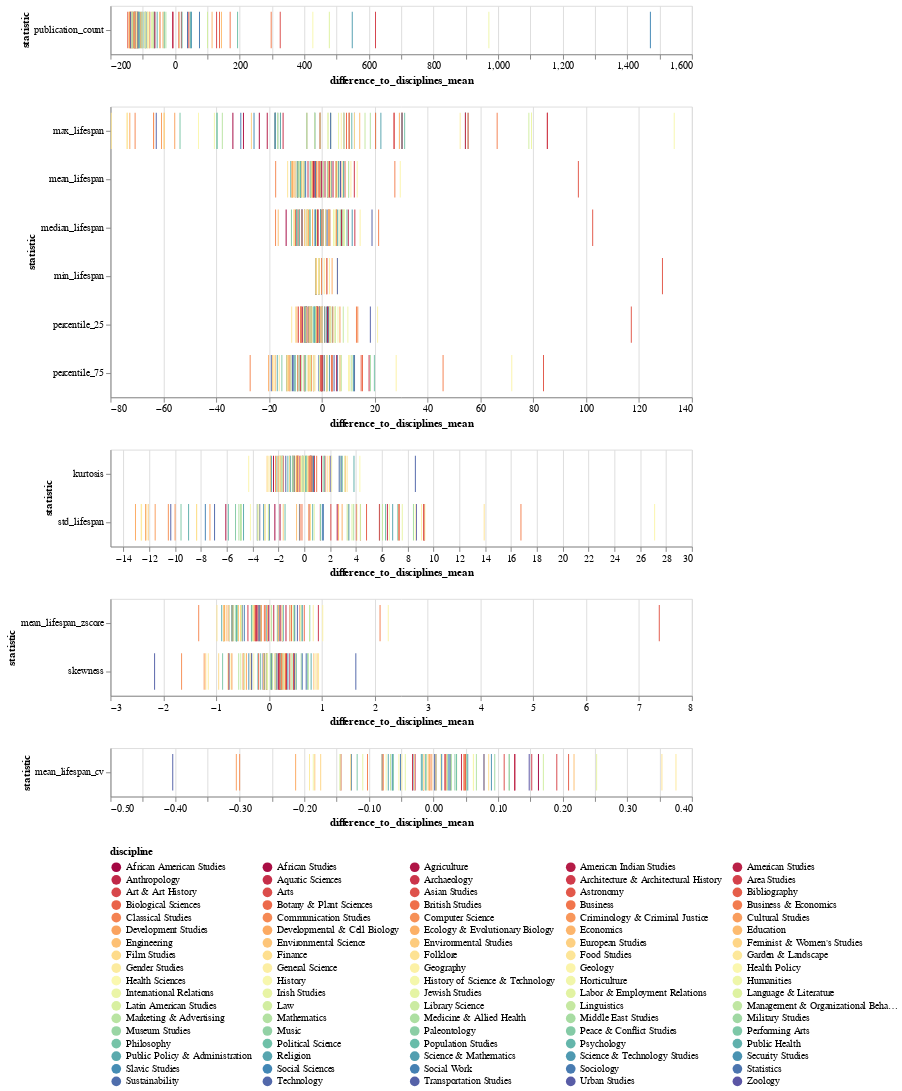

Write notebook code for a chart like this one.
### Code cell
diff_title_strip_plot = create_statistic_striplot(melted_title_comparison, title_grouped_columns, 'difference_to_disciplines_mean', 'discipline')
diff_title_strip_plot

### Figure 1 — Vega-Lite specification as saved in the notebook (floating-point values rounded to 4 significant figures; data arrays with more than 128 entries replaced by an {"elided": "..."} marker saying what was removed)
{"$schema": "https://vega.github.io/schema/vega-lite/v5.6.1.json", "config": {"legend": {"columns": 5, "orient": "bottom", "symbolLimit": 1000}, "view": {"continuousHeight": 300, "continuousWidth": 300}}, "datasets": {"data-086297799382b1c729fcf855a9bb0a83": [{"difference_to_disciplines_mean": 0.3754, "discipline": "Garden & Landscape", "statistic": "mean_lifespan_cv"}, {"difference_to_disciplines_mean": 0.3536, "discipline": "Folklore", "statistic": "mean_lifespan_cv"}, {"difference_to_disciplines_mean": 0.2526, "discipline": "Irish Studies", "statistic": "mean_lifespan_cv"}, {"difference_to_disciplines_mean": 0.2176, "discipline": "Engineering", "statistic": "mean_lifespan_cv"}, {"difference_to_disciplines_mean": 0.2092, "discipline": "Bibliography", "statistic": "mean_lifespan_cv"}, {"difference_to_disciplines_mean": 0.1909, "discipline": "Art & Art History", "statistic": "mean_lifespan_cv"}, {"difference_to_disciplines_mean": 0.1701, "discipline": "Law", "statistic": "mean_lifespan_cv"}, {"difference_to_disciplines_mean": 0.1625, "discipline": "African American Studies", "statistic": "mean_lifespan_cv"}, {"difference_to_disciplines_mean": 0.1521, "discipline": "Architecture & Architectural History", "statistic": "mean_lifespan_cv"}, {"difference_to_disciplines_mean": 0.1482, "discipline": "Zoology", "statistic": "mean_lifespan_cv"}, {"difference_to_disciplines_mean": 0.1261, "discipline": "American Studies", "statistic": "mean_lifespan_cv"}, {"difference_to_disciplines_mean": 0.1256, "discipline": "Anthropology", "statistic": "mean_lifespan_cv"}, {"difference_to_disciplines_mean": 0.1173, "discipline": "Library Science", "statistic": "mean_lifespan_cv"}, {"difference_to_disciplines_mean": 0.1172, "discipline": "Peace & Conflict Studies", "statistic": "mean_lifespan_cv"}, {"difference_to_disciplines_mean": 0.1095, "discipline": "Arts", "statistic": "mean_lifespan_cv"}, {"difference_to_disciplines_mean": 0.09487, "discipline": "Military Studies", "statistic": "mean_lifespan_cv"}, {"difference_to_disciplines_mean": 0.08967, "discipline": "Security Studies", "statistic": "mean_lifespan_cv"}, {"difference_to_disciplines_mean": 0.0855, "discipline": "Finance", "statistic": "mean_lifespan_cv"}, {"difference_to_disciplines_mean": 0.07834, "discipline": "Environmental Science", "statistic": "mean_lifespan_cv"}, {"difference_to_disciplines_mean": 0.07817, "discipline": "Urban Studies", "statistic": "mean_lifespan_cv"}, {"difference_to_disciplines_mean": 0.0664, "discipline": "Mathematics", "statistic": "mean_lifespan_cv"}, {"difference_to_disciplines_mean": 0.06211, "discipline": "International Relations", "statistic": "mean_lifespan_cv"}, {"difference_to_disciplines_mean": 0.06172, "discipline": "History", "statistic": "mean_lifespan_cv"}, {"difference_to_disciplines_mean": 0.05307, "discipline": "Science & Mathematics", "statistic": "mean_lifespan_cv"}, {"difference_to_disciplines_mean": 0.0514, "discipline": "Museum Studies", "statistic": "mean_lifespan_cv"}, {"difference_to_disciplines_mean": 0.04962, "discipline": "Biological Sciences", "statistic": "mean_lifespan_cv"}, {"difference_to_disciplines_mean": 0.04784, "discipline": "Communication Studies", "statistic": "mean_lifespan_cv"}, {"difference_to_disciplines_mean": 0.04714, "discipline": "British Studies", "statistic": "mean_lifespan_cv"}, {"difference_to_disciplines_mean": 0.04335, "discipline": "Aquatic Sciences", "statistic": "mean_lifespan_cv"}, {"difference_to_disciplines_mean": 0.03595, "discipline": "Geology", "statistic": "mean_lifespan_cv"}, {"difference_to_disciplines_mean": 0.03572, "discipline": "Political Science", "statistic": "mean_lifespan_cv"}, {"difference_to_disciplines_mean": 0.03323, "discipline": "Paleontology", "statistic": "mean_lifespan_cv"}, {"difference_to_disciplines_mean": 0.02776, "discipline": "Medicine & Allied Health", "statistic": "mean_lifespan_cv"}, {"difference_to_disciplines_mean": 0.0266, "discipline": "Language & Literature", "statistic": "mean_lifespan_cv"}, {"difference_to_disciplines_mean": 0.02572, "discipline": "Sustainability", "statistic": "mean_lifespan_cv"}, {"difference_to_disciplines_mean": 0.02383, "discipline": "Social Sciences", "statistic": "mean_lifespan_cv"}, {"difference_to_disciplines_mean": 0.02158, "discipline": "Middle East Studies", "statistic": "mean_lifespan_cv"}, {"difference_to_disciplines_mean": 0.02017, "discipline": "Humanities", "statistic": "mean_lifespan_cv"}, {"difference_to_disciplines_mean": 0.019, "discipline": "Area Studies", "statistic": "mean_lifespan_cv"}, {"difference_to_disciplines_mean": 0.0175, "discipline": "Asian Studies", "statistic": "mean_lifespan_cv"}, {"difference_to_disciplines_mean": 0.01272, "discipline": "Slavic Studies", "statistic": "mean_lifespan_cv"}, {"difference_to_disciplines_mean": 0.01077, "discipline": "Health Sciences", "statistic": "mean_lifespan_cv"}, {"difference_to_disciplines_mean": 0.003919, "discipline": "Psychology", "statistic": "mean_lifespan_cv"}, {"difference_to_disciplines_mean": 0.003799, "discipline": "Ecology & Evolutionary Biology", "statistic": "mean_lifespan_cv"}, {"difference_to_disciplines_mean": 0.001848, "discipline": "Technology", "statistic": "mean_lifespan_cv"}, {"difference_to_disciplines_mean": -0.002578, "discipline": "Development Studies", "statistic": "mean_lifespan_cv"}, {"difference_to_disciplines_mean": -0.005443, "discipline": "Business", "statistic": "mean_lifespan_cv"}, {"difference_to_disciplines_mean": -0.005952, "discipline": "Economics", "statistic": "mean_lifespan_cv"}, {"difference_to_disciplines_mean": -0.008158, "discipline": "Education", "statistic": "mean_lifespan_cv"}, {"difference_to_disciplines_mean": -0.01116, "discipline": "Management & Organizational Behavior", "statistic": "mean_lifespan_cv"}, {"difference_to_disciplines_mean": -0.01198, "discipline": "Population Studies", "statistic": "mean_lifespan_cv"}, {"difference_to_disciplines_mean": -0.01504, "discipline": "Business & Economics", "statistic": "mean_lifespan_cv"}, {"difference_to_disciplines_mean": -0.01536, "discipline": "Botany & Plant Sciences", "statistic": "mean_lifespan_cv"}, {"difference_to_disciplines_mean": -0.01538, "discipline": "General Science", "statistic": "mean_lifespan_cv"}, {"difference_to_disciplines_mean": -0.0175, "discipline": "Religion", "statistic": "mean_lifespan_cv"}, {"difference_to_disciplines_mean": -0.01883, "discipline": "Public Health", "statistic": "mean_lifespan_cv"}, {"difference_to_disciplines_mean": -0.02855, "discipline": "American Indian Studies", "statistic": "mean_lifespan_cv"}, {"difference_to_disciplines_mean": -0.02954, "discipline": "European Studies", "statistic": "mean_lifespan_cv"}, {"difference_to_disciplines_mean": -0.03174, "discipline": "Statistics", "statistic": "mean_lifespan_cv"}, {"difference_to_disciplines_mean": -0.03244, "discipline": "Archaeology", "statistic": "mean_lifespan_cv"}, {"difference_to_disciplines_mean": -0.04365, "discipline": "Labor & Employment Relations", "statistic": "mean_lifespan_cv"}, {"difference_to_disciplines_mean": -0.04886, "discipline": "Geography", "statistic": "mean_lifespan_cv"}, {"difference_to_disciplines_mean": -0.05116, "discipline": "Sociology", "statistic": "mean_lifespan_cv"}, {"difference_to_disciplines_mean": -0.05367, "discipline": "Health Policy", "statistic": "mean_lifespan_cv"}, {"difference_to_disciplines_mean": -0.06216, "discipline": "Philosophy", "statistic": "mean_lifespan_cv"}, {"difference_to_disciplines_mean": -0.06312, "discipline": "Music", "statistic": "mean_lifespan_cv"}, {"difference_to_disciplines_mean": -0.06385, "discipline": "Science & Technology Studies", "statistic": "mean_lifespan_cv"}, {"difference_to_disciplines_mean": -0.06652, "discipline": "Linguistics", "statistic": "mean_lifespan_cv"}, {"difference_to_disciplines_mean": -0.06995, "discipline": "Public Policy & Administration", "statistic": "mean_lifespan_cv"}, {"difference_to_disciplines_mean": -0.07324, "discipline": "History of Science & Technology", "statistic": "mean_lifespan_cv"}, {"difference_to_disciplines_mean": -0.07761, "discipline": "Criminology & Criminal Justice", "statistic": "mean_lifespan_cv"}, {"difference_to_disciplines_mean": -0.07941, "discipline": "African Studies", "statistic": "mean_lifespan_cv"}, {"difference_to_disciplines_mean": -0.07976, "discipline": "Marketing & Advertising", "statistic": "mean_lifespan_cv"}, {"difference_to_disciplines_mean": -0.1021, "discipline": "Classical Studies", "statistic": "mean_lifespan_cv"}, {"difference_to_disciplines_mean": -0.1094, "discipline": "Jewish Studies", "statistic": "mean_lifespan_cv"}, {"difference_to_disciplines_mean": -0.1181, "discipline": "Performing Arts", "statistic": "mean_lifespan_cv"}, {"difference_to_disciplines_mean": -0.127, "discipline": "Social Work", "statistic": "mean_lifespan_cv"}, {"difference_to_disciplines_mean": -0.1281, "discipline": "Film Studies", "statistic": "mean_lifespan_cv"}, {"difference_to_disciplines_mean": -0.1433, "discipline": "Agriculture", "statistic": "mean_lifespan_cv"}, {"difference_to_disciplines_mean": -0.1433, "discipline": "Food Studies", "statistic": "mean_lifespan_cv"}, {"difference_to_disciplines_mean": -0.1449, "discipline": "Latin American Studies", "statistic": "mean_lifespan_cv"}, {"difference_to_disciplines_mean": -0.1746, "discipline": "Feminist & Women's Studies", "statistic": "mean_lifespan_cv"}, {"difference_to_disciplines_mean": -0.1837, "discipline": "Environmental Studies", "statistic": "mean_lifespan_cv"}, {"difference_to_disciplines_mean": -0.1861, "discipline": "Horticulture", "statistic": "mean_lifespan_cv"}, {"difference_to_disciplines_mean": -0.1919, "discipline": "Gender Studies", "statistic": "mean_lifespan_cv"}, {"difference_to_disciplines_mean": -0.2133, "discipline": "Developmental & Cell Biology", "statistic": "mean_lifespan_cv"}, {"difference_to_disciplines_mean": -0.3, "discipline": "Computer Science", "statistic": "mean_lifespan_cv"}, {"difference_to_disciplines_mean": -0.3052, "discipline": "Cultural Studies", "statistic": "mean_lifespan_cv"}, {"difference_to_disciplines_mean": -0.4036, "discipline": "Transportation Studies", "statistic": "mean_lifespan_cv"}, {"difference_to_disciplines_mean": null, "discipline": "Astronomy", "statistic": "mean_lifespan_cv"}], "data-af35b7b57357ce3f35cc49e2962c1e39": {"elided": "180 records"}, "data-b30c2a6900d58a89e59fad48e0de8858": {"elided": "180 records"}, "data-bd32becd3a63320416138475c5ce8929": {"elided": "540 records"}, "data-c829feb2112388194044ff5398d0887c": [{"difference_to_disciplines_mean": -136.4, "discipline": "Garden & Landscape", "statistic": "publication_count"}, {"difference_to_disciplines_mean": -116.4, "discipline": "Folklore", "statistic": "publication_count"}, {"difference_to_disciplines_mean": -83.43, "discipline": "Irish Studies", "statistic": "publication_count"}, {"difference_to_disciplines_mean": -124.4, "discipline": "Engineering", "statistic": "publication_count"}, {"difference_to_disciplines_mean": -114.4, "discipline": "Bibliography", "statistic": "publication_count"}, {"difference_to_disciplines_mean": 128.6, "discipline": "Art & Art History", "statistic": "publication_count"}, {"difference_to_disciplines_mean": 100.6, "discipline": "Law", "statistic": "publication_count"}, {"difference_to_disciplines_mean": -116.4, "discipline": "African American Studies", "statistic": "publication_count"}, {"difference_to_disciplines_mean": -78.43, "discipline": "Architecture & Architectural History", "statistic": "publication_count"}, {"difference_to_disciplines_mean": -64.43, "discipline": "Zoology", "statistic": "publication_count"}, {"difference_to_disciplines_mean": -7.433, "discipline": "American Studies", "statistic": "publication_count"}, {"difference_to_disciplines_mean": -6.433, "discipline": "Anthropology", "statistic": "publication_count"}, {"difference_to_disciplines_mean": -120.4, "discipline": "Library Science", "statistic": "publication_count"}, {"difference_to_disciplines_mean": -33.43, "discipline": "Peace & Conflict Studies", "statistic": "publication_count"}, {"difference_to_disciplines_mean": 325.6, "discipline": "Arts", "statistic": "publication_count"}, {"difference_to_disciplines_mean": -109.4, "discipline": "Military Studies", "statistic": "publication_count"}, {"difference_to_disciplines_mean": 50.57, "discipline": "Security Studies", "statistic": "publication_count"}, {"difference_to_disciplines_mean": -92.43, "discipline": "Finance", "statistic": "publication_count"}, {"difference_to_disciplines_mean": -85.43, "discipline": "Environmental Science", "statistic": "publication_count"}, {"difference_to_disciplines_mean": -123.4, "discipline": "Urban Studies", "statistic": "publication_count"}, {"difference_to_disciplines_mean": -28.43, "discipline": "Mathematics", "statistic": "publication_count"}, {"difference_to_disciplines_mean": 13.57, "discipline": "International Relations", "statistic": "publication_count"}, {"difference_to_disciplines_mean": 426.6, "discipline": "History", "statistic": "publication_count"}, {"difference_to_disciplines_mean": 548.6, "discipline": "Science & Mathematics", "statistic": "publication_count"}, {"difference_to_disciplines_mean": -129.4, "discipline": "Museum Studies", "statistic": "publication_count"}, {"difference_to_disciplines_mean": 137.6, "discipline": "Biological Sciences", "statistic": "publication_count"}, {"difference_to_disciplines_mean": -134.4, "discipline": "Communication Studies", "statistic": "publication_count"}, {"difference_to_disciplines_mean": -131.4, "discipline": "British Studies", "statistic": "publication_count"}, {"difference_to_disciplines_mean": -121.4, "discipline": "Aquatic Sciences", "statistic": "publication_count"}, {"difference_to_disciplines_mean": -142.4, "discipline": "Geology", "statistic": "publication_count"}, {"difference_to_disciplines_mean": 193.6, "discipline": "Political Science", "statistic": "publication_count"}, {"difference_to_disciplines_mean": -133.4, "discipline": "Paleontology", "statistic": "publication_count"}, {"difference_to_disciplines_mean": 46.57, "discipline": "Medicine & Allied Health", "statistic": "publication_count"}, {"difference_to_disciplines_mean": 477.6, "discipline": "Language & Literature", "statistic": "publication_count"}, {"difference_to_disciplines_mean": 38.57, "discipline": "Sustainability", "statistic": "publication_count"}, {"difference_to_disciplines_mean": 1472.0, "discipline": "Social Sciences", "statistic": "publication_count"}, {"difference_to_disciplines_mean": -64.43, "discipline": "Middle East Studies", "statistic": "publication_count"}, {"difference_to_disciplines_mean": 971.6, "discipline": "Humanities", "statistic": "publication_count"}, {"difference_to_disciplines_mean": 620.6, "discipline": "Area Studies", "statistic": "publication_count"}, {"difference_to_disciplines_mean": 42.57, "discipline": "Asian Studies", "statistic": "publication_count"}, {"difference_to_disciplines_mean": -114.4, "discipline": "Slavic Studies", "statistic": "publication_count"}, {"difference_to_disciplines_mean": -48.43, "discipline": "Health Sciences", "statistic": "publication_count"}, {"difference_to_disciplines_mean": -99.43, "discipline": "Psychology", "statistic": "publication_count"}, {"difference_to_disciplines_mean": -37.43, "discipline": "Ecology & Evolutionary Biology", "statistic": "publication_count"}, {"difference_to_disciplines_mean": -123.4, "discipline": "Technology", "statistic": "publication_count"}, {"difference_to_disciplines_mean": -107.4, "discipline": "Development Studies", "statistic": "publication_count"}, {"difference_to_disciplines_mean": 170.6, "discipline": "Business", "statistic": "publication_count"}, {"difference_to_disciplines_mean": 114.6, "discipline": "Economics", "statistic": "publication_count"}, {"difference_to_disciplines_mean": 143.6, "discipline": "Education", "statistic": "publication_count"}, {"difference_to_disciplines_mean": -87.43, "discipline": "Management & Organizational Behavior", "statistic": "publication_count"}, {"difference_to_disciplines_mean": -103.4, "discipline": "Population Studies", "statistic": "publication_count"}, {"difference_to_disciplines_mean": 297.6, "discipline": "Business & Economics", "statistic": "publication_count"}, {"difference_to_disciplines_mean": 11.57, "discipline": "Botany & Plant Sciences", "statistic": "publication_count"}, {"difference_to_disciplines_mean": -80.43, "discipline": "General Science", "statistic": "publication_count"}, {"difference_to_disciplines_mean": 48.57, "discipline": "Religion", "statistic": "publication_count"}, {"difference_to_disciplines_mean": -55.43, "discipline": "Public Health", "statistic": "publication_count"}, {"difference_to_disciplines_mean": -137.4, "discipline": "American Indian Studies", "statistic": "publication_count"}, {"difference_to_disciplines_mean": -124.4, "discipline": "European Studies", "statistic": "publication_count"}, {"difference_to_disciplines_mean": -90.43, "discipline": "Statistics", "statistic": "publication_count"}, {"difference_to_disciplines_mean": 19.57, "discipline": "Archaeology", "statistic": "publication_count"}, {"difference_to_disciplines_mean": -113.4, "discipline": "Labor & Employment Relations", "statistic": "publication_count"}, {"difference_to_disciplines_mean": -94.43, "discipline": "Geography", "statistic": "publication_count"}, {"difference_to_disciplines_mean": 75.57, "discipline": "Sociology", "statistic": "publication_count"}, {"difference_to_disciplines_mean": -84.43, "discipline": "Health Policy", "statistic": "publication_count"}, {"difference_to_disciplines_mean": 21.57, "discipline": "Philosophy", "statistic": "publication_count"}, {"difference_to_disciplines_mean": -33.43, "discipline": "Music", "statistic": "publication_count"}, {"difference_to_disciplines_mean": -118.4, "discipline": "Science & Technology Studies", "statistic": "publication_count"}, {"difference_to_disciplines_mean": -67.43, "discipline": "Linguistics", "statistic": "publication_count"}, {"difference_to_disciplines_mean": -92.43, "discipline": "Public Policy & Administration", "statistic": "publication_count"}, {"difference_to_disciplines_mean": -92.43, "discipline": "History of Science & Technology", "statistic": "publication_count"}, {"difference_to_disciplines_mean": -126.4, "discipline": "Criminology & Criminal Justice", "statistic": "publication_count"}, {"difference_to_disciplines_mean": -62.43, "discipline": "African Studies", "statistic": "publication_count"}, {"difference_to_disciplines_mean": -131.4, "discipline": "Marketing & Advertising", "statistic": "publication_count"}, {"difference_to_disciplines_mean": -46.43, "discipline": "Classical Studies", "statistic": "publication_count"}, {"difference_to_disciplines_mean": -72.43, "discipline": "Jewish Studies", "statistic": "publication_count"}, {"difference_to_disciplines_mean": -109.4, "discipline": "Performing Arts", "statistic": "publication_count"}, {"difference_to_disciplines_mean": -112.4, "discipline": "Social Work", "statistic": "publication_count"}, {"difference_to_disciplines_mean": -119.4, "discipline": "Film Studies", "statistic": "publication_count"}, {"difference_to_disciplines_mean": -126.4, "discipline": "Agriculture", "statistic": "publication_count"}, {"difference_to_disciplines_mean": -142.4, "discipline": "Food Studies", "statistic": "publication_count"}, {"difference_to_disciplines_mean": -70.43, "discipline": "Latin American Studies", "statistic": "publication_count"}, {"difference_to_disciplines_mean": -102.4, "discipline": "Feminist & Women's Studies", "statistic": "publication_count"}, {"difference_to_disciplines_mean": -124.4, "discipline": "Environmental Studies", "statistic": "publication_count"}, {"difference_to_disciplines_mean": -135.4, "discipline": "Horticulture", "statistic": "publication_count"}, {"difference_to_disciplines_mean": -118.4, "discipline": "Gender Studies", "statistic": "publication_count"}, {"difference_to_disciplines_mean": -140.4, "discipline": "Developmental & Cell Biology", "statistic": "publication_count"}, {"difference_to_disciplines_mean": -140.4, "discipline": "Computer Science", "statistic": "publication_count"}, {"difference_to_disciplines_mean": -127.4, "discipline": "Cultural Studies", "statistic": "publication_count"}, {"difference_to_disciplines_mean": -137.4, "discipline": "Transportation Studies", "statistic": "publication_count"}, {"difference_to_disciplines_mean": -146.4, "discipline": "Astronomy", "statistic": "publication_count"}]}, "params": [{"bind": "legend", "name": "param_16", "select": {"fields": ["discipline"], "type": "point"}, "views": ["view_16"]}, {"bind": "legend", "name": "param_17", "select": {"fields": ["discipline"], "type": "point"}, "views": ["view_17"]}, {"bind": "legend", "name": "param_18", "select": {"fields": ["discipline"], "type": "point"}, "views": ["view_18"]}, {"bind": "legend", "name": "param_19", "select": {"fields": ["discipline"], "type": "point"}, "views": ["view_19"]}, {"bind": "legend", "name": "param_20", "select": {"fields": ["discipline"], "type": "point"}, "views": ["view_20"]}], "vconcat": [{"data": {"name": "data-c829feb2112388194044ff5398d0887c"}, "encoding": {"color": {"field": "discipline", "scale": {"scheme": "spectral"}, "type": "nominal"}, "opacity": {"condition": {"param": "param_16", "value": 1}, "value": 0.2}, "tooltip": [{"field": "discipline", "type": "nominal"}, {"field": "statistic", "type": "nominal"}, {"field": "difference_to_disciplines_mean", "type": "quantitative"}], "x": {"field": "difference_to_disciplines_mean", "type": "quantitative"}, "y": {"field": "statistic", "type": "nominal"}}, "height": 50, "mark": {"type": "tick"}, "name": "view_16", "width": 600}, {"data": {"name": "data-bd32becd3a63320416138475c5ce8929"}, "encoding": {"color": {"field": "discipline", "scale": {"scheme": "spectral"}, "type": "nominal"}, "opacity": {"condition": {"param": "param_17", "value": 1}, "value": 0.2}, "tooltip": [{"field": "discipline", "type": "nominal"}, {"field": "statistic", "type": "nominal"}, {"field": "difference_to_disciplines_mean", "type": "quantitative"}], "x": {"field": "difference_to_disciplines_mean", "type": "quantitative"}, "y": {"field": "statistic", "type": "nominal"}}, "height": 300, "mark": {"type": "tick"}, "name": "view_17", "width": 600}, {"data": {"name": "data-b30c2a6900d58a89e59fad48e0de8858"}, "encoding": {"color": {"field": "discipline", "scale": {"scheme": "spectral"}, "type": "nominal"}, "opacity": {"condition": {"param": "param_18", "value": 1}, "value": 0.2}, "tooltip": [{"field": "discipline", "type": "nominal"}, {"field": "statistic", "type": "nominal"}, {"field": "difference_to_disciplines_mean", "type": "quantitative"}], "x": {"field": "difference_to_disciplines_mean", "type": "quantitative"}, "y": {"field": "statistic", "type": "nominal"}}, "height": 100, "mark": {"type": "tick"}, "name": "view_18", "width": 600}, {"data": {"name": "data-af35b7b57357ce3f35cc49e2962c1e39"}, "encoding": {"color": {"field": "discipline", "scale": {"scheme": "spectral"}, "type": "nominal"}, "opacity": {"condition": {"param": "param_19", "value": 1}, "value": 0.2}, "tooltip": [{"field": "discipline", "type": "nominal"}, {"field": "statistic", "type": "nominal"}, {"field": "difference_to_disciplines_mean", "type": "quantitative"}], "x": {"field": "difference_to_disciplines_mean", "type": "quantitative"}, "y": {"field": "statistic", "type": "nominal"}}, "height": 100, "mark": {"type": "tick"}, "name": "view_19", "width": 600}, {"data": {"name": "data-086297799382b1c729fcf855a9bb0a83"}, "encoding": {"color": {"field": "discipline", "scale": {"scheme": "spectral"}, "type": "nominal"}, "opacity": {"condition": {"param": "param_20", "value": 1}, "value": 0.2}, "tooltip": [{"field": "discipline", "type": "nominal"}, {"field": "statistic", "type": "nominal"}, {"field": "difference_to_disciplines_mean", "type": "quantitative"}], "x": {"field": "difference_to_disciplines_mean", "type": "quantitative"}, "y": {"field": "statistic", "type": "nominal"}}, "height": 50, "mark": {"type": "tick"}, "name": "view_20", "width": 600}]}
